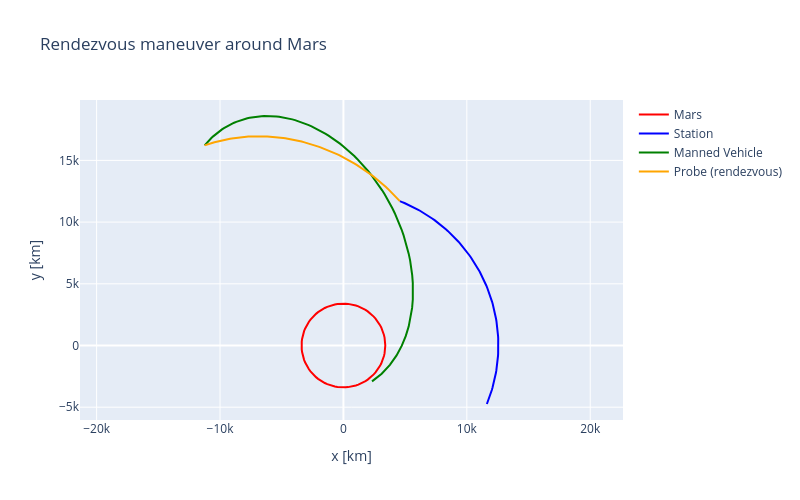

Write notebook code for a chart like this one.
### Markdown cell above
* Then the probe trajectory.

### Code cell
fig0.add_trace(go.Scatter(
    x=sol_sonda.y[0],
    y=sol_sonda.y[1],
    mode='lines',
    name='Probe (rendezvous)',
    line=dict(color='orange')
))
